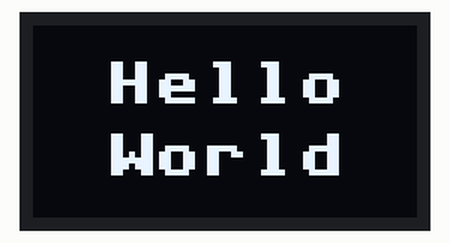
This program was run on a simulated Raspberry Pi Pico running MicroPython. Parts: 64×32 one-colour display. At 0.0 s the program stops and its outputs stay as they are.

Above: at 0.1 s.

The program:

Ex01-HelloWorld.py
```python
from machine import Pin, I2C
from ssd1306 import SSD1306_I2C

i2c = I2C(1, sda=Pin('GP26'), scl=Pin('GP27'))  # Set up I2C interface
display = SSD1306_I2C(64, 32, i2c)              # Create a driver object for 64x32 display

display.text('Hello', 12, 6)      # Write 'Hello' to the display buffer at coords (12,6)
display.text('World', 12, 18)     # Write 'World' to the display buffer at coords (12,18)

display.show()                    # Call the show() method last to update display
```
